Frame 1 (no input): blank canvas, image omitted
Frame 60 (no input): blank canvas, image omitted
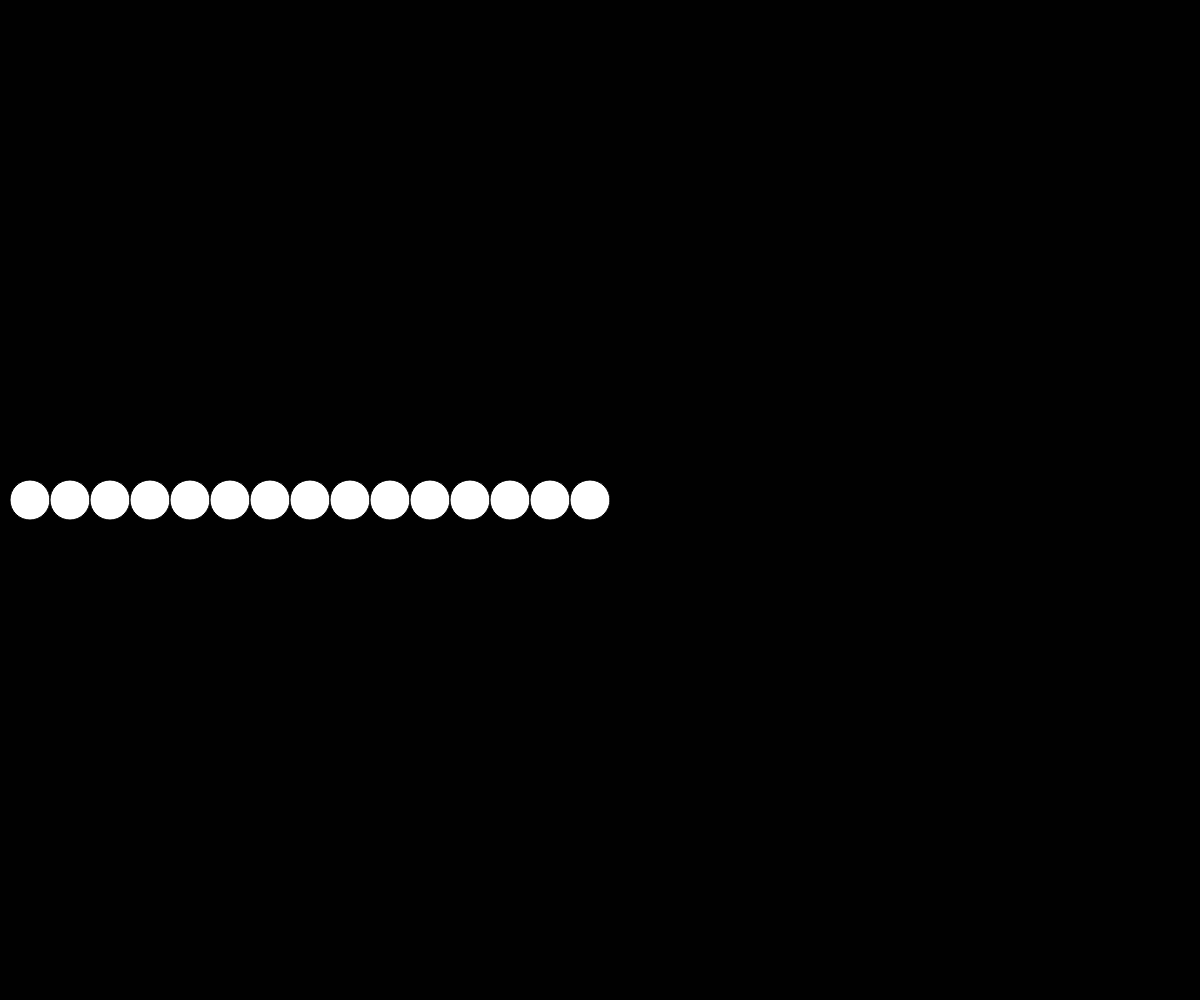
Frame 120 (the mouse pressed at the canvas centre since frame 60)

The p5.js sketch whose frames 1 and 60 were blank and that drew this single picture after the mouse press (run headless with seeded random() and noise() and a simulated clock; from frame 60 on, the mouse is pressed at the canvas centre):

// p5.js sketch
// ── sketch.js
// Project Title
// Your Name
// Date
//
// Extra for Experts:
// - describe what you did to take this project "above and beyond"


// function setup() {
//   createCanvas(windowWidth, windowHeight);
// }

// function draw() {
//   gradientBackground();
//   circleLine();
// }

// function gradientBackground(){
//   let h = 10;
//   for(let y = 0; y < height; y += h){
//     noStroke();
//     let mappedY = map(y,0,height,0,255);
//     let reversedY = map (y,0,height,255,0);
//     fill(mappedY, reversedY, 0);
//     rect(0, y, width, h);
    
//   }
// }


// function circleLine(){
//   let d = 40;
//   let y  = height/2;
//   let xStart = 30;
//   let xEnd = mouseX;

//   for(let x = xStart; x <= xEnd; x+=d){

//     circle(x, y, d);
//   }
// }


function setup() {
  createCanvas(windowWidth, windowHeight);
}

function draw() {
  background(1);
  circleLine();
}

function circleLine(){
  let d = 40;
  let y  = height/2;
  let xStart = 30;
  let xEnd = mouseX;

  for(let x = xStart; x <= xEnd; x+=d){

    circle(x, y, d);
  }
}
